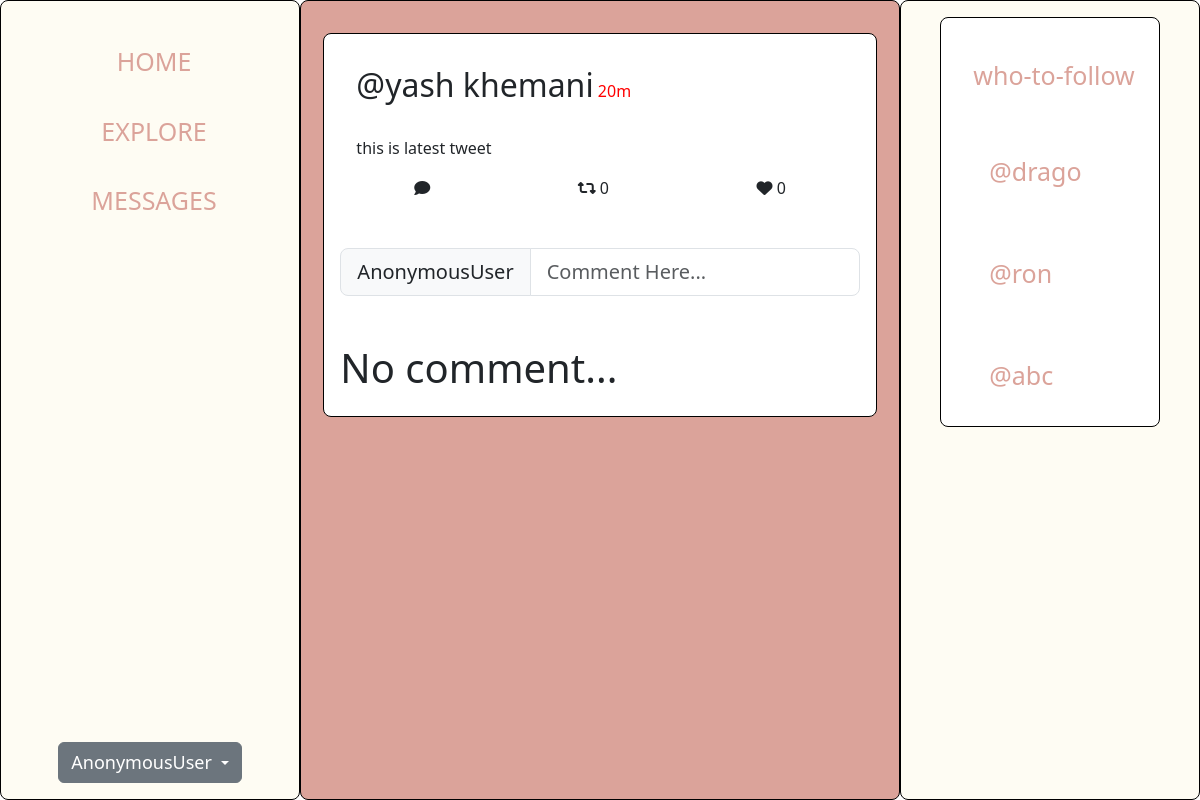
/tweet/10, run on the app's committed database.
### base/models.py (models this page shows, shortened)
class Tweet(models.Model):
    host = models.ForeignKey(CustomUser, on_delete=models.CASCADE, null=True, related_name='tweets')
    desciption = models.TextField(null=False, blank=False)
    created = models.DateTimeField(auto_now_add=True)
    class Meta:
        ordering = ['-created']

class CustomUser(AbstractUser):
    def __str__(self):
        name = self.first_name + ' ' + self.last_name
        if (len(name)==1):
            return self.username
        else:
            return name

### base/views.py (the view)
# urls.py: path('tweet/<int:tweet_id>', views.tweetPage, name='tweet'),
def tweetPage(request,tweet_id):
    tweet = Tweet.objects.get(pk=tweet_id)
    curr_time = datetime.now()
    tweet_time_wo_tz = tweet.created.replace(tzinfo=None)
    who_to_follow = CustomUser.objects.exclude(username=request.user.username).order_by('-date_joined')[:3]
    comments = tweet.comments.all()
    return render(request, "base/tweet.html", {
        'tweet':tweet,
        'comments':comments,
        'wtf' : who_to_follow
    })

### base/templates/base/tweet.html (shortened to what this page needs)
{% extends 'base/homePage.html' %}
{% load static %}
{% block css %}
<link rel="stylesheet" href="{% static 'css/homePage1.css' %}?v=3">
{% endblock css %}
{% block feed %}
<div class="tweet card "  data-id={{tweet.id}}>
    <div class="tweet-header">
        <h2>@{{tweet.host}}</h2>
        <span>20m</span>
    </div>
    <div class="tweet-body">
        {{tweet.desciption}}
    </div>
    <div class="tweet-footer">
        <div class="likes">
            <i class="fa-solid fa-comment"></i> </i>
        </div>
        <div class="likes">
            <i class="fa-solid fa-retweet retweet-icon"></i>
          <span>
              {{tweet.retweets.count}}
          </span>
        </div>
        <div class="likes">
            <i class="fa-solid fa-heart heart-icon"></i>
            <span>
            {{tweet.liked.count}}
        </span>
        </div>
    </div>
    {% if request.user != tweet.host %}
         <form action="{% url 'comment' tweet.id %}" method="post" class="my-5">
            <div class="input-group input-group-lg">
                <span class="input-group-text" id="inputGroup-sizing-lg">{{request.user}}</span>
                <input type="text" class="form-control" placeholder="Comment Here..." aria-label="Sizing example input" aria-describedby="inputGroup-sizing-lg" name="comment">
              </div>
          </form>
    {% endif %}
    {% if comments %}
        <h2>Comments</h2>
        <div class="comments">
            {% for comment in comments%}
            <div class="comment card">
                <div class="comment-header">
                    <h2>{{comment.commenter}}</h2>
                </div>
                <div class="comment-body">
                    <p>{{comment.comment_description}}</p>
                </div>
                <div class="likes">
                    <i class="fa-solid fa-heart heart-icon"></i>
                    {{comment.likes}}
                </div>
            </div>
            {% endfor %}
        </div>
    {% else %}
    <h1>No comment...</h1>
    {% endif %}
</div>
{% endblock feed %}

### base/templates/base/homePage.html (shortened to what this page needs)
{% extends 'base/layout.html' %}
{% load static %}
{% block content %}
<div class="home-container">
    <div class="sidebar card">
        <div class="sidebar-header">
            <a href="{% url 'homePage'%}" class="sidebar-links">HOME</a>
            <a href="#" class="sidebar-links">EXPLORE</a>
            <a href="#" class="sidebar-links">MESSAGES</a>
        </div>
    <div class="dropdown">
        <button class="btn btn-secondary dropdown-toggle" type="button" id="dropdownMenuButton1" data-bs-toggle="dropdown" aria-expanded="false">
         <span style="font-size: large;">
            {{request.user}}
         </span>
        </button>
      </div>
    </div>
    <div class="feed card">
        {% block feed %}
        {% endblock feed %}
    </div>
    <div class="side-menu card">
        <div class="card">
            <div class="side-menu-header">
                <h2>who-to-follow</h2>
            </div>
            <div class="side-menu-body">
                {% for user in wtf %}
                    <div class="user">
                        <a href="{% url 'profilePage' user.username %}" class="sidebar-links">
                            <h2>
                                @{{user.username}}
                            </h2>
                        </a>
                    </div>
                {% endfor %}
            </div>
        </div>
    </div>
</div>
{% endblock content %}

### base/static/css/homePage1.css (style rules this page uses)
.home-container { display: grid; grid-template-columns: 1fr 2fr 1fr; }
.card { border: 1px solid black; padding: 1rem; border-radius: 0.5em; }
.sidebar, .side-menu { display: flex; flex-direction: column; justify-content: space-between; align-items: center; height: 100vh; background-color: #FEFCF3; }
.sidebar-header { display: flex; flex-direction: column; align-items: center; justify-content: space-between; }
.sidebar-links , .side-menu h2, .side-menu h3 { padding: 6px 8px 6px 16px; margin-top: 20px; text-decoration: none; font-size: 25px; color: #DBA39A; display: block; }
.sidebar, .side-menu { position: -webkit-sticky; position: sticky; top: 0; }
.feed { display: flex; flex-direction: column; justify-content: start; align-items: center; height: 100%; background-color: #DBA39A; }
.tweet { min-width: 90%; margin: 1rem 0; }
.tweet-header h2 { display:inline; margin: 10px 0px; }
.tweet-header span { color: red; }
.tweet-body, .tweet-header { padding: 1rem; }
.tweet-footer { display: flex; align-items: center; justify-content: space-around; }

### base/templates/base/layout.html (style rules this page uses)
* { margin: 0; padding: 0; box-sizing: border-box; }

### data on the page
Tweet: host "yash khemani", desciption "this is latest tweet", retweets.count "0", liked.count "0"
CustomUser: username "drago"
CustomUser: username "ron"
CustomUser: username "abc"

### other printed values
{{ request.user }} "AnonymousUser"
